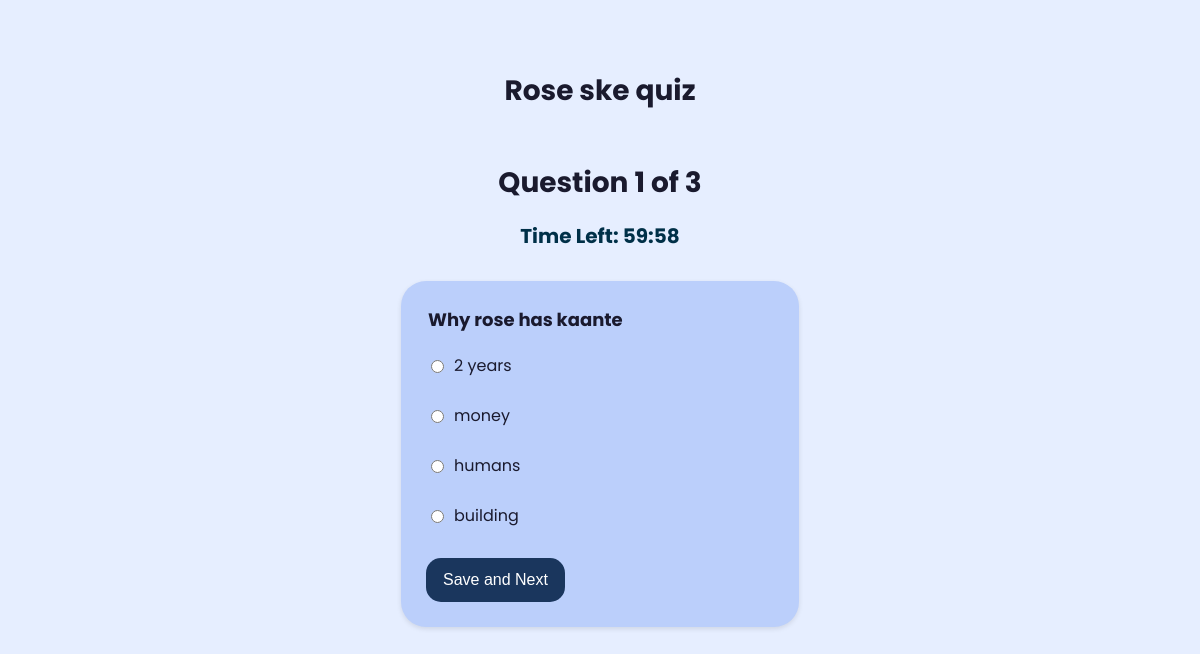
The page /student/quiz_attempt/7 on the database as committed earlier.
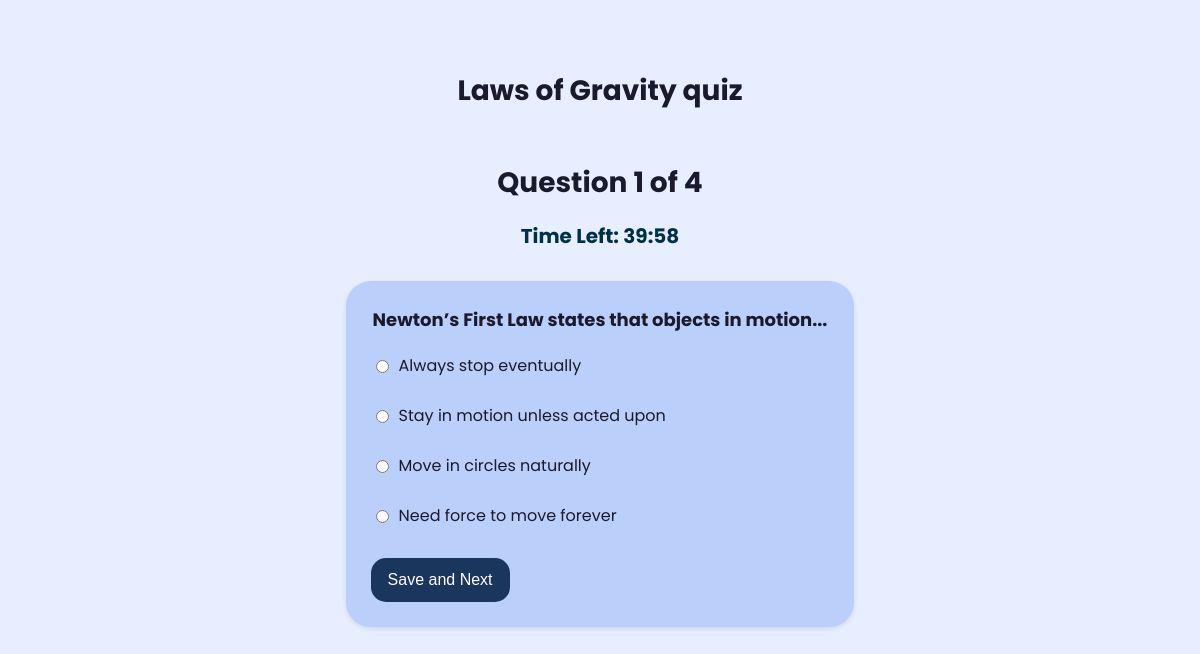
The same page on the database as committed later.
### models/models.py (models this page shows)
class Quiz(db.Model):
    __tablename__ = 'quizzes'
    id = db.Column(db.Integer, primary_key=True)
    subject_id = db.Column(db.Integer, db.ForeignKey('subjects.id'), nullable=False)
    chapter_id = db.Column(db.Integer, db.ForeignKey('chapters.id'), nullable=False)
    date_of_quiz = db.Column(db.Date, nullable=False)
    time_duration = db.Column(db.Integer, nullable=False)
    remarks = db.Column(db.Text, nullable=True)

class Question(db.Model):
    __tablename__ = 'questions'
    ques_id = db.Column(db.Integer, primary_key=True)
    qz_id = db.Column(db.Integer, db.ForeignKey('quizzes.id'), nullable=False)
    question_text = db.Column(db.Text, nullable=False)
    option1 = db.Column(db.String(100), nullable=False)
    option2 = db.Column(db.String(100), nullable=False)
    option3 = db.Column(db.String(100), nullable=False)
    option4 = db.Column(db.String(100), nullable=False)
    correct_option = db.Column(db.String(100), nullable=False)

### app.py (the view, shortened to what this page needs)
@app.route('/student/quiz_attempt/<int:quiz_id>', methods=['GET', 'POST'])
def quiz_attempt(quiz_id):
    questions = Question.query.filter_by(qz_id=quiz_id).all()
    quiz = Quiz.query.get(quiz_id)
    if not questions:
        return "No questions available for this quiz", 404
    arr_attempt = [{"question": q, "answer": ""} for q in questions]
    total_questions = len(arr_attempt)
    if 'quiz_answers' not in session:
        session['quiz_answers'] = {}
    quiz_key = str(quiz_id)
    if quiz_key not in session['quiz_answers']:
        session['quiz_answers'][quiz_key] = [""] * total_questions
    if 'current_index' not in session:
        session['current_index'] = 0
    current_index = session.get('current_index', 0)
    quiz = Quiz.query.get(quiz_id)
    time_duration = quiz.time_duration if quiz else 5
    if 'quiz_timer' not in session:
        session['quiz_timer'] = time.time() + (time_duration * 60)
        session.modified = True
    remaining_time = max(0, int(session['quiz_timer'] - time.time()))
    return render_template(
        'quiz_attempt.html',
        arr_attempt=arr_attempt,
        current_index=current_index,
        total_questions=total_questions,
        quiz=quiz,
        remaining_time=remaining_time
    )

### templates/quiz_attempt.html (shortened to what this page needs)
<!DOCTYPE html>
<html lang="en">
<head>
</head>
<body>
    <h1>{{quiz.remarks}} quiz</h1>
    <h1>Question {{ current_index + 1 }} of {{ total_questions }}</h1>
    <h2 id="timer"></h2>
    <div class="question-container">
        <legend>{{ arr_attempt[current_index].question.question_text }}</legend>
        <form method="POST" id="quizForm">
            <div class="options-container">
                <div class="option-item">
                    <input type="radio" id="option1" name="selected_option" value="option1" required>
                    <label for="option1">{{ arr_attempt[current_index].question.option1 }}</label>
                </div>
                <div class="option-item">
                    <input type="radio" id="option2" name="selected_option" value="option2" required>
                    <label for="option2">{{ arr_attempt[current_index].question.option2 }}</label>
                </div>
                <div class="option-item">
                    <input type="radio" id="option3" name="selected_option" value="option3" required>
                    <label for="option3">{{ arr_attempt[current_index].question.option3 }}</label>
                </div>
                <div class="option-item">
                    <input type="radio" id="option4" name="selected_option" value="option4" required>
                    <label for="option4">{{ arr_attempt[current_index].question.option4 }}</label>
                </div>
            </div>
            <button type="submit">Save and Next</button>
        </form>
    </div>
</body>
</html>

Rows that differ between the two databases and show on the page:
no longer on this page (row edited): Question: question_text "Why rose has kaante", option1 "2 years", option2 "money", option3 "humans", option4 "building"
changed Quiz: remarks "Rose ske" → "Laws of Gravity"
now on this page (row edited): Question: question_text "Newton’s First Law states that objects in motion...", option1 "Always stop eventually", option2 "Stay in motion unless acted upon", option3 "Move in circles naturally", option4 "Need force to move forever"
Other text that changed with them:
{{ total_questions }}: "3" → "4"
text written by a page script: "Time Left: 59:58" → "Time Left: 39:58"
form field selected_option: "☐ 2 years" → "☐ Always stop eventually"
form field selected_option: "☐ money" → "☐ Stay in motion unless acted up"
form field selected_option: "☐ humans" → "☐ Move in circles naturally"
form field selected_option: "☐ building" → "☐ Need force to move forever"
